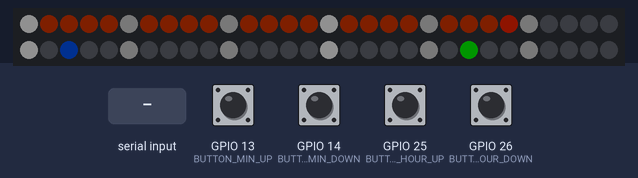
Simulated run of this sketch. Board: ESP32. On the bench: 60 RGB LEDs in strip order, left to right, continuing on the next row. The inputs (shaded band) are chosen by the test bench; at power-on: GPIO 13 (BUTTON_MIN_UP), GPIO 14 (BUTTON_MIN_DOWN), GPIO 25 (BUTTON_HOUR_UP), GPIO 26 (BUTTON_HOUR_DOWN) HIGH. Dim RGB values are drawn brighter than linear; WiFi joins after 1.5 s; servers stay silent unless stated; the local clock reads 2024-03-15 10:24:30 at power-on unless the sketch sets it; what the sketch prints to the serial monitor is not drawn.

Above: at 2.29 s.
2.8 s: "mode1\n" received over Serial
At 3.18 s:
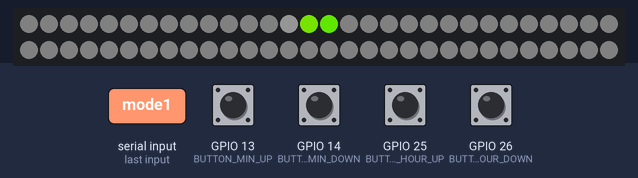
5.4 s: "mode1\n" received over Serial
At 5.49 s:
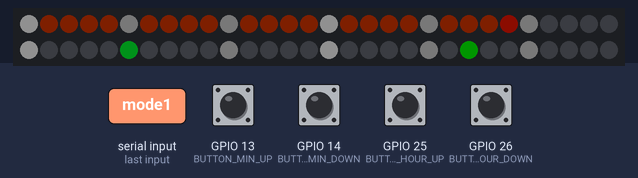
8.0 s: "mode1\n" received over Serial
At 8.43 s:
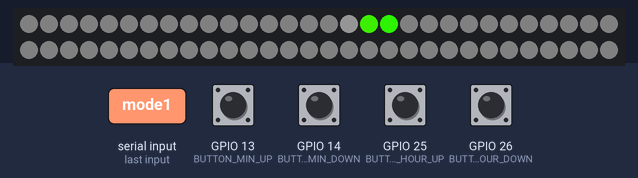
11.0 s: GPIO 13 (BUTTON_MIN_UP) pulled LOW for 0.15 s
At 11.34 s:
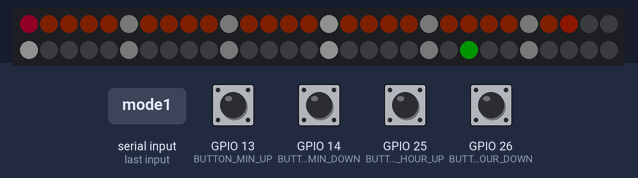

Measured:
- after the input at 2.8 s, the LEDs: change after 0.24 s (image 1)
- after the input at 8.0 s, the LEDs: change after 0.28 s (image 3)

The sketch:

clock-esp32-OTA.ino
```cpp
#include <WiFi.h>
#include <ESPmDNS.h>
#include <WiFiUdp.h>
#include <ArduinoOTA.h>
#include <Wire.h>
#include <RTClib.h>
#include <Adafruit_NeoPixel.h>
#include <time.h>  // NTP için

const char* ssid     = "wifi";
const char* password = "password";

#define LED_PIN     4
#define NUM_LEDS    60
#define BRIGHTNESS  20

#define BUTTON_HOUR_UP   25
#define BUTTON_HOUR_DOWN 26
#define BUTTON_MIN_UP    13
#define BUTTON_MIN_DOWN  14

#define NIGHT_START_HOUR  20
#define DAY_START_HOUR    8
#define BRIGHTNESS_DAY    20
#define BRIGHTNESS_NIGHT  30

#define NTP_SERVER    "pool.ntp.org"
#define UTC_OFFSET    10800      // UTC+3 → 3 * 3600 saniye
#define NTP_INTERVAL  86400000  // 24 saat (ms)

RTC_DS3231 rtc;
Adafruit_NeoPixel strip(NUM_LEDS, LED_PIN, NEO_GRB + NEO_KHZ800);

#define C_BLANK      strip.Color(0,   0,   0)
#define C_ISARET_ANA strip.Color(200, 200, 200)
#define C_ISARET_ARA strip.Color(30,  30,  30)
#define C_DAKIKA_DOL strip.Color(50,  15,  0)
#define C_DAKIKA_UC  strip.Color(255, 40,  0)
#define C_SAAT       strip.Color(0,   255, 0)

int  currentMode  = 0;
int  lastHour     = -1;
bool animRunning  = false;
int  animStep     = 0;
unsigned long lastAnimUpdate = 0;
bool isNightMode  = false;
bool autoNight    = true;
unsigned long lastNtpSync = 0;

void adjustTime(int hourChange, int minChange) {
    DateTime now = rtc.now();
    int h = (now.hour()   + hourChange + 24) % 24;
    int m = (now.minute() + minChange  + 60) % 60;
    rtc.adjust(DateTime(now.year(), now.month(), now.day(), h, m, 0));
    Serial.printf("Yeni zaman: %02d:%02d:00\n", h, m);
}

uint32_t Wheel(byte WheelPos) {
    WheelPos = 255 - WheelPos;
    if (WheelPos < 85)  return strip.Color(255 - WheelPos * 3, 0, WheelPos * 3);
    if (WheelPos < 170) { WheelPos -= 85; return strip.Color(0, WheelPos * 3, 255 - WheelPos * 3); }
    WheelPos -= 170;
    return strip.Color(WheelPos * 3, 255 - WheelPos * 3, 0);
}

uint8_t breathCalc() {
    float t = (millis() % 3000) / 3000.0f;
    float b = 0.3f + 0.7f * (1.0f - cos(t * 2.0f * PI)) / 2.0f;
    return (uint8_t)(b * 255);
}

void updateClockDisplay(DateTime t) {
    strip.clear();

    int hr    = t.hour() % 12;
    int mn    = t.minute();
    int sc    = t.second();
    int hrPos = (hr * 5) + (mn / 12);

    for (int i = 0; i <= mn; i++) {
        strip.setPixelColor(i, C_DAKIKA_DOL);
    }
    for (int i = 0; i < 60; i += 5) {
        if (i == 0 || i == 15 || i == 30 || i == 45)
            strip.setPixelColor(i, C_ISARET_ANA);
        else
            strip.setPixelColor(i, C_ISARET_ARA);
    }

    uint8_t br = breathCalc();
    strip.setPixelColor(mn, strip.Color(br, (uint8_t)(br * 0.16f), 0));

    if (millis() % 2000 < 1900)
        strip.setPixelColor(hrPos, C_SAAT);
    else
        strip.setPixelColor(hrPos, C_BLANK);

    strip.setPixelColor(sc, Wheel((millis() / 15) & 255));

    strip.show();
}

bool syncNTP() {
    if (WiFi.status() != WL_CONNECTED) {
        Serial.println("NTP: WiFi bagli degil, sync atlanıyor.");
        return false;
    }

    Serial.println("NTP sync basliyor...");
    configTime(UTC_OFFSET, 0, NTP_SERVER);

    struct tm timeinfo;
    int retry = 0;
    while (!getLocalTime(&timeinfo) && retry < 10) {
        delay(500);
        retry++;
        Serial.print(".");
    }

    if (retry >= 10) {
        Serial.println("\nNTP sync basarisiz!");
        return false;
    }

    rtc.adjust(DateTime(
        timeinfo.tm_year + 1900,
        timeinfo.tm_mon  + 1,
        timeinfo.tm_mday,
        timeinfo.tm_hour,
        timeinfo.tm_min,
        timeinfo.tm_sec
    ));

    lastNtpSync = millis();
    Serial.printf("\nNTP sync OK → %02d:%02d:%02d\n",
        timeinfo.tm_hour, timeinfo.tm_min, timeinfo.tm_sec);
    return true;
}

void checkDayNight(int hour) {
    if (!autoNight) return;

    bool shouldBeNight = (hour >= NIGHT_START_HOUR || hour < DAY_START_HOUR);

    if (shouldBeNight && !isNightMode) {
        isNightMode = true;
        strip.setBrightness(BRIGHTNESS_NIGHT);
        Serial.println("Gece moduna gecildi.");
    } else if (!shouldBeNight && isNightMode) {
        isNightMode = false;
        strip.setBrightness(BRIGHTNESS_DAY);
        Serial.println("Gunduz moduna gecildi.");
    }
}

void runHourAnimation() {
    if (millis() - lastAnimUpdate < 15) return;
    lastAnimUpdate = millis();

    strip.setBrightness(255);
    strip.clear();

    int ledPos = animStep % 60;

    for (int i = 0; i < 60; i++) {
        strip.setPixelColor(i, strip.Color(5, 5, 5));
    }
    strip.setPixelColor(ledPos,             Wheel((ledPos * 4) & 255));
    strip.setPixelColor((ledPos + 59) % 60, Wheel(((ledPos - 1) * 4) & 255));
    strip.setPixelColor((ledPos + 58) % 60, strip.Color(20, 20, 20));

    strip.show();
    animStep++;

    if (animStep >= 120) {
        animRunning = false;
        animStep    = 0;
        currentMode = 0;
        strip.setBrightness(isNightMode ? BRIGHTNESS_NIGHT : BRIGHTNESS_DAY);
        Serial.println("Saat basi animasyonu bitti, normal moda donuldu.");
    }
}

void handleSerialCommands() {
    if (!Serial.available()) return;
    String cmd = Serial.readStringUntil('\n');
    cmd.trim();

    if (cmd == "mode0") {
        currentMode = 0;
        animRunning = false;
        animStep    = 0;
        strip.setBrightness(isNightMode ? BRIGHTNESS_NIGHT : BRIGHTNESS_DAY);
        Serial.println("Mod: Normal saat");
    }
    else if (cmd == "mode1") {
        currentMode = 1;
        animRunning = true;
        animStep    = 0;
        Serial.println("Mod: Saat basi animasyonu (manuel)");
    }
    else if (cmd == "night on") {
        isNightMode = true;
        autoNight   = false;
        strip.setBrightness(BRIGHTNESS_NIGHT);
        Serial.println("Gece modu: ACIK (manuel)");
    }
    else if (cmd == "night off") {
        isNightMode = false;
        autoNight   = false;
        strip.setBrightness(BRIGHTNESS_DAY);
        Serial.println("Gece modu: KAPALI (manuel)");
    }
    else if (cmd == "night auto") {
        autoNight = true;
        checkDayNight(rtc.now().hour());
        Serial.println("Gece modu: OTOMATIK");
    }
    else if (cmd == "ntp sync") {
        syncNTP();
    }
    else if (cmd == "status") {
        DateTime now = rtc.now();
        unsigned long sinceSync = (millis() - lastNtpSync) / 1000;
        Serial.printf("Saat: %02d:%02d:%02d\n", now.hour(), now.minute(), now.second());
        Serial.printf("Mod: %d | Gece: %s | Otomatik: %s\n",
            currentMode,
            isNightMode ? "ACIK" : "KAPALI",
            autoNight   ? "EVET" : "HAYIR");
        Serial.printf("Son NTP sync: %lu saniye once\n", sinceSync);
    }
    else {
        Serial.println("Komutlar: mode0, mode1, night on, night off, night auto, ntp sync, status");
    }
}

void setup() {
    Serial.begin(115200);

    pinMode(BUTTON_HOUR_UP,   INPUT_PULLUP);
    pinMode(BUTTON_HOUR_DOWN, INPUT_PULLUP);
    pinMode(BUTTON_MIN_UP,    INPUT_PULLUP);
    pinMode(BUTTON_MIN_DOWN,  INPUT_PULLUP);

    WiFi.mode(WIFI_STA);
    WiFi.begin(ssid, password);
    while (WiFi.status() != WL_CONNECTED) {
        delay(500);
        Serial.print(".");
    }
    Serial.println("\nWiFi baglandi!");

    ArduinoOTA.setHostname("analog-clock-ESP32");
    ArduinoOTA.onEnd([]() {
        Serial.println("\nOTA tamamlandi, yeniden baslatiliyor...");
    });
    ArduinoOTA.onError([](ota_error_t error) {
        Serial.printf("OTA Hata [%u]: ", error);
        if      (error == OTA_AUTH_ERROR)    Serial.println("Auth hatasi");
        else if (error == OTA_BEGIN_ERROR)   Serial.println("Baslama hatasi");
        else if (error == OTA_CONNECT_ERROR) Serial.println("Baglanti hatasi");
        else if (error == OTA_RECEIVE_ERROR) Serial.println("Alma hatasi");
        else if (error == OTA_END_ERROR)     Serial.println("Bitis hatasi");
    });
    ArduinoOTA.begin();

    if (!rtc.begin()) {
        Serial.println("RTC bulunamadi!");
        while (1);
    }
    if (rtc.lostPower()) {
        Serial.println("RTC guc kaybetti, NTP ile ayarlaniyor...");
    }

    strip.begin();
    strip.setBrightness(BRIGHTNESS);
    strip.show();

    syncNTP();

    lastHour = rtc.now().hour();
    checkDayNight(lastHour);

    Serial.println("System ready!");
    Serial.println("Komutlar: mode0, mode1, night on, night off, night auto, ntp sync, status");
}

void loop() {
    ArduinoOTA.handle();
    handleSerialCommands();

    DateTime now = rtc.now();

    if (millis() - lastNtpSync >= NTP_INTERVAL) {
        syncNTP();
    }

    if (now.minute() == 0 && now.second() == 0 && now.hour() != lastHour) {
        lastHour    = now.hour();
        currentMode = 1;
        animRunning = true;
        animStep    = 0;
        Serial.printf("Saat basi: %02d:00 - Animasyon basliyor!\n", lastHour);
    }

    static unsigned long lastNightCheck = 0;
    if (millis() - lastNightCheck >= 60000) {
        lastNightCheck = millis();
        checkDayNight(now.hour());
    }

    if (currentMode == 0) {
        static unsigned long lastButtonCheck = 0;
        if (millis() - lastButtonCheck >= 50) {
            lastButtonCheck = millis();
            if (digitalRead(BUTTON_HOUR_UP)   == LOW) adjustTime(1,  0);
            if (digitalRead(BUTTON_HOUR_DOWN) == LOW) adjustTime(-1, 0);
            if (digitalRead(BUTTON_MIN_UP)    == LOW) adjustTime(0,  1);
            if (digitalRead(BUTTON_MIN_DOWN)  == LOW) adjustTime(0, -1);
        }
    }

    if (currentMode == 1 && animRunning) {
        runHourAnimation();
    } else {
        static unsigned long lastUpdate = 0;
        if (millis() - lastUpdate >= 20) {
            lastUpdate = millis();
            updateClockDisplay(now);
        }
    }
}
```
